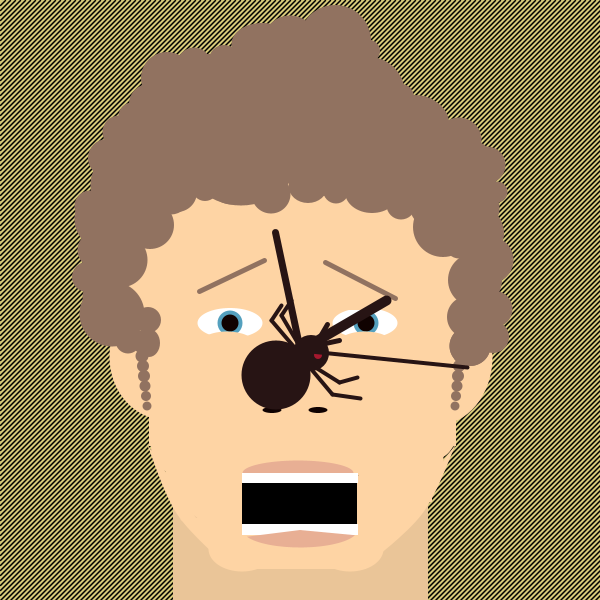
Frame 1 (no input)
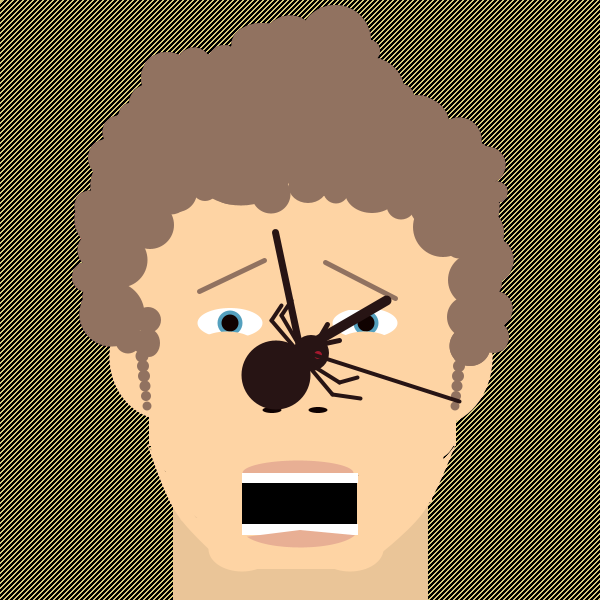
Frame 60 (the mouse pressed at the canvas centre just before this capture)
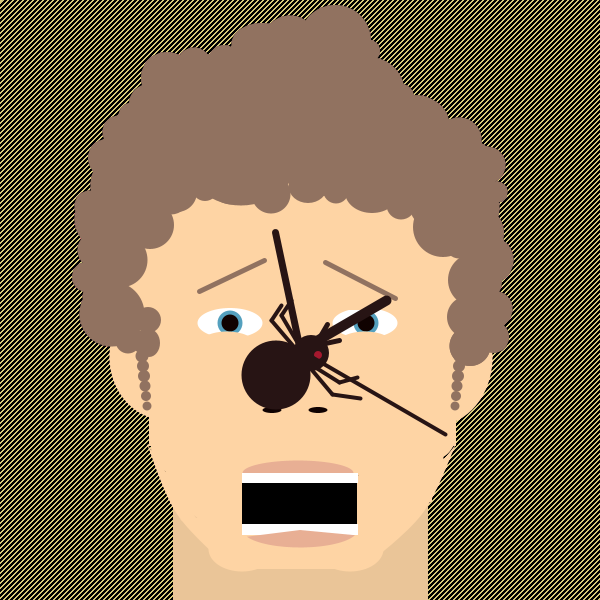
Frame 120 (the mouse held since frame 60 and released just before this capture)

The Processing sketch that drew these frames (run headless with seeded random() and noise(); from frame 60 on, the mouse is pressed at the canvas centre):

// Processing sketch: processing_40666
// ── processing_40666.pde


int hours;
int minutes;
int seconds;

void setup() {
 size(600, 600);
 background (214, 201, 121);
 smooth();
}

void draw() {
  
     // get system variables
 hours = hour();
 minutes = minute();
 seconds = second();
 
 println(hours + " " + minutes + " " + seconds);
    
    // fix for 24 hour clock
  if(hours > 12) {
   hours -= 12; 
   
  }

stroke(.5);
 strokeWeight(1.5);
 line (5, 0, 0, 5);
 line (10, 0, 0, 10);
 line (15, 0, 0, 15);
 line (20, 0, 0, 20);
 line (25, 0, 0, 25);
 line (30, 0, 0, 30);
 line (35, 0, 0, 35);
 line (40, 0, 0, 40);
 line (45, 0, 0, 45);
 line (50, 0, 0, 50);
 line (55, 0, 0, 55);
 line (60, 0, 0, 60);
 line (65, 0, 0, 65);
 line (70, 0, 0, 70);
 line (75, 0, 0, 75);
 line (80, 0, 0, 80);
 line (85, 0, 0, 85);
 line (90, 0, 0, 90);
 line (95, 0, 0, 95);
 line (100, 0, 0, 100);
 line (105, 0, 0, 105);
 line (110, 0, 0, 110);
 line (115, 0, 0, 115);
 line (120, 0, 0, 120);
 line (125, 0, 0, 125);
 line (130, 0, 0, 130);
 line (135, 0, 0, 135);
 line (140, 0, 0, 140);
 line (145, 0, 0, 145);
 line (150, 0, 0, 150);
 line (155, 0, 0, 155);
 line (160, 0, 0, 160);
 line (165, 0, 0, 165);
 line (170, 0, 0, 170);
 line (175, 0, 0, 175);
 line (180, 0, 0, 180);
 line (185, 0, 0, 185);
 line (190, 0, 0, 190);
 line (195, 0, 0, 195);
 line (200, 0, 0, 200);
 line (205, 0, 0, 205);
 line (210, 0, 0, 210);
 line (215, 0, 0, 215);
 line (220, 0, 0, 220);
 line (225, 0, 0, 225);
 line (230, 0, 0, 230);
 line (235, 0, 0, 235);
 line (240, 0, 0, 240);
 line (245, 0, 0, 245);
 line (250, 0, 0, 250);
 line (255, 0, 0, 255);
 line (260, 0, 0, 260);
 line (265, 0, 0, 265);
 line (270, 0, 0, 270);
 line (275, 0, 0, 275);
 line (280, 0, 0, 280);
 line (285, 0, 0, 285);
 line (290, 0, 0, 290);
 line (295, 0, 0, 295);
 line (300, 0, 0, 300);
 line (305, 0, 0, 305);
 line (310, 0, 0, 310);
 line (315, 0, 0, 315);
 line (320, 0, 0, 320);
 line (325, 0, 0, 325);
 line (330, 0, 0, 330);
 line (335, 0, 0, 335);
 line (340, 0, 0, 340);
 line (345, 0, 0, 345);
 line (350, 0, 0, 350);
 line (355, 0, 0, 355);
 line (360, 0, 0, 360);
 line (365, 0, 0, 365);
 line (370, 0, 0, 370);
 line (375, 0, 0, 375);
 line (380, 0, 0, 380);
 line (385, 0, 0, 385);
 line (390, 0, 0, 390);
 line (395, 0, 0, 395);
 line (400, 0, 0, 400);
 line (405, 0, 0, 405);
 line (410, 0, 0, 410);
 line (415, 0, 0, 415);
 line (420, 0, 0, 420);
 line (425, 0, 0, 425);
 line (430, 0, 0, 430);
 line (435, 0, 0, 435);
 line (440, 0, 0, 440);
 line (445, 0, 0, 445);
 line (450, 0, 0, 450);
 line (455, 0, 0, 455);
 line (460, 0, 0, 460);
 line (465, 0, 0, 465);
 line (470, 0, 0, 470);
 line (475, 0, 0, 475);
 line (480, 0, 0, 480);
 line (485, 0, 0, 485);
 line (490, 0, 0, 490);
 line (495, 0, 0, 495);
 line (500, 0, 0, 500);
 line (505, 0, 0, 505);
 line (510, 0, 0, 510);
 line (515, 0, 0, 515);
 line (520, 0, 0, 520);
 line (525, 0, 0, 525);
 line (530, 0, 0, 530);
 line (535, 0, 0, 535);
 line (540, 0, 0, 540);
 line (545, 0, 0, 545);
 line (550, 0, 0, 550);
 line (555, 0, 0, 555);
 line (560, 0, 0, 560);
 line (565, 0, 0, 565);
 line (570, 0, 0, 570);
 line (575, 0, 0, 575);
 line (580, 0, 0, 580);
 line (585, 0, 0, 585);
 line (590, 0, 0, 590);
 line (595, 0, 0, 595);
 line (600, 0, 0, 600);
 line (600, 5, 5, 600);
 line (600, 10, 10, 600);
 line (600, 15, 15, 600);
 line (600, 20, 20, 600);
 line (600, 25, 25, 600);
 line (600, 30, 30, 600);
 line (600, 35, 35, 600);
 line (600, 40, 40, 600);
 line (600, 45, 45, 600);
 line (600, 50, 50, 600);
 line (600, 55, 55, 600);
 line (600, 60, 60, 600);
 line (600, 65, 65, 600);
 line (600, 70, 70, 600);
 line (600, 75, 75, 600);
 line (600, 80, 80, 600);
 line (600, 85, 85, 600);
 line (600, 90, 90, 600);
 line (600, 95, 95, 600);
 line (600, 100, 100, 600);
 line (600, 105, 105, 600);
 line (600, 110, 110, 600);
 line (600, 115, 115, 600);
 line (600, 120, 120, 600);
 line (600, 125, 125, 600);
 line (600, 130, 130, 600);
 line (600, 135, 135, 600);
 line (600, 140, 140, 600);
 line (600, 145, 145, 600);
 line (600, 150, 150, 600);
 line (600, 155, 155, 600);
 line (600, 160, 160, 600);
 line (600, 165, 165, 600);
 line (600, 170, 170, 600);
 line (600, 175, 175, 600);
 line (600, 180, 180, 600);
 line (600, 185, 185, 600);
 line (600, 190, 190, 600);
 line (600, 195, 195, 600);
 line (600, 200, 200, 600);
 line (600, 205, 205, 600);
 line (600, 210, 210, 600);
 line (600, 215, 215, 600);
 line (600, 220, 220, 600);
 line (600, 225, 225, 600);
 line (600, 230, 230, 600);
 line (600, 235, 235, 600);
 line (600, 240, 240, 600);
 line (600, 245, 245, 600);
 line (600, 250, 250, 600);
 line (600, 255, 255, 600);
 line (600, 260, 260, 600);
 line (600, 265, 265, 600);
 line (600, 270, 270, 600);
 line (600, 275, 275, 600);
 line (600, 280, 280, 600);
 line (600, 285, 285, 600);
 line (600, 290, 290, 600);
 line (600, 295, 295, 600);
 line (600, 300, 300, 600);
 line (600, 305, 305, 600);
 line (600, 310, 310, 600);
 line (600, 315, 315, 600);
 line (600, 320, 320, 600);
 line (600, 325, 325, 600);
 line (600, 330, 330, 600);
 line (600, 335, 335, 600);
 line (600, 340, 340, 600);
 line (600, 345, 345, 600);
 line (600, 350, 350, 600);
 line (600, 355, 355, 600);
 line (600, 360, 360, 600);
 line (600, 365, 365, 600);
 line (600, 370, 370, 600);
 line (600, 375, 375, 600);
 line (600, 380, 380, 600);
 line (600, 385, 385, 600);
 line (600, 390, 390, 600);
 line (600, 395, 395, 600);
 line (600, 400, 400, 600);
 line (600, 405, 405, 600);
 line (600, 410, 410, 600);
 line (600, 415, 415, 600);
 line (600, 420, 420, 600);
 line (600, 425, 425, 600);
 line (600, 430, 430, 600);
 line (600, 435, 435, 600);
 line (600, 440, 440, 600);
 line (600, 445, 445, 600);
 line (600, 450, 450, 600);
 line (600, 455, 455, 600);
 line (600, 460, 460, 600);
 line (600, 465, 465, 600);
 line (600, 470, 470, 600);
 line (600, 475, 475, 600);
 line (600, 480, 480, 600);
 line (600, 485, 485, 600);
 line (600, 490, 490, 600);
 line (600, 495, 495, 600);
 line (600, 500, 500, 600);
 line (600, 505, 505, 600);
 line (600, 510, 510, 600);
 line (600, 515, 515, 600);
 line (600, 520, 520, 600);
 line (600, 525, 525, 600);
 line (600, 530, 530, 600);
 line (600, 535, 535, 600);
 line (600, 540, 540, 600);
 line (600, 545, 545, 600);
 line (600, 550, 550, 600);
 line (600, 555, 555, 600);
 line (600, 560, 560, 600);
 line (600, 565, 565, 600);
 line (600, 570, 570, 600);
 line (600, 575, 575, 600);
 line (600, 580, 580, 600);
 line (600, 585, 585, 600);
 line (600, 590, 590, 600);
 line (600, 595, 595, 600);
 
 
 
 
 noStroke();
 fill(234, 197, 152);   //neck color
 rect (173, 451, 255, 155); //neck
 
 
noStroke();
 fill(254, 212, 164);   //face color 
 rect (149, 344, 307, 102); //face shape 1
 rect (127, 180, 344, 169); //face shape 2
 rect (173, 437, 259, 65); //face shape 3
 arc(296, 507, 251, 66, .3, 2.75); //chin shape
 arc(304, 460, 279, 179, PI / 2, 3 * PI / 2); //corner of chin 1
 arc(304, 460, 279, 179, -PI / 2, 3 * PI / 2); //corner of chin 2
 arc(166, 357, 113, 126, PI / 2, 3 * PI / 2); //ear 1
 arc(436, 357, 113, 137, -PI / 2, 3 * PI / 2); //ear 2
 ellipse (177, 448, 52, 52);
 ellipse (242, 549, 67, 45);
 ellipse (350, 549, 67, 45);
 ellipse (218, 527, 37, 35);
 ellipse (433, 438, 43, 43);
 ellipse (378, 527, 43, 44);
 rect (230, 514, 136, 55); //face shape 4
  
  noStroke();
  fill(254, 212, 164);
  beginShape();
  curveVertex(147, 444); // the first control point
  curveVertex(147, 444); // is also the start point of curve
  curveVertex(177, 514);
  curveVertex(230, 569); // the last point of curve
  curveVertex(230, 569); // is also the last control point
  endShape();
  
  noStroke();
  fill(254, 212, 164);
  beginShape();
  curveVertex(456, 444); // the first control point
  curveVertex(456, 444); // is also the start point of curve
  curveVertex(422, 514);
  curveVertex(362, 569); // the last point of curve
  curveVertex(362, 569); // is also the last control point
  endShape();

 
 
 
 
 noStroke();
 fill(255, 255, 255);   //eyeball 1 color white
 ellipse(230, 323, 65, 30);  //eyeball 1
 
 fill(84, 160, 190);   //iris 1 color 
 ellipse(230, 323, 25, 25);  // iris 1
 
 noStroke();
 fill(255, 255, 255);   //eyeball 2 color white
 ellipse(365, 323, 65, 30);  //eyeball 2
 
 fill(84, 160, 190);   //iris 2
 ellipse(366, 323, 25, 25);   //iris 2
 
   fill(16, 2, 1);  //pupil 1 color
 ellipse(230, 323, 17, 17); //pupil 1 shape
 
  fill(16, 2, 1); //pupil 2 color
 ellipse(366, 323, 17, 17);  //pupil 2 shape 
 
  fill(16, 2, 1);  //nostril 1 color
 ellipse(272, 410, 19, 6); //nostril 1
 
  fill(16, 2, 1); //nostril 2 color
 ellipse(318, 410, 19, 6);  //nostril 2 


 
 noStroke();
 fill(145, 114, 96);   //hair color
 ellipse(112, 314, 65, 65);  //hair
 ellipse(120, 260, 55, 55);  //hair
 ellipse(140, 337, 13, 13);  //hair
 ellipse(147, 213, 40, 40);  //hair
 ellipse(106, 219, 63, 63);  //hair
 ellipse(90, 206, 31, 31);  //hair
 ellipse(111, 182, 40, 40);  //hair
 ellipse(167, 175, 64, 64);  //hair
 ellipse(209, 124, 140, 140);  //hair
 ellipse(119, 132, 33, 33);  //hair
 ellipse(107, 158, 38, 38);  //hair
 ellipse(126, 185, 71, 71);  //hair
 ellipse(177, 192, 40, 40);  //hair
 ellipse(150, 225, 48, 48);  //hair
 ellipse(167, 78, 52, 52);  //hair
 ellipse(149, 104, 40, 40);  //hair
 ellipse(99, 247, 31, 31);  //hair
 ellipse(101, 297, 37, 37);  //hair
 ellipse(96, 250, 37, 37);  //hair
 ellipse(87, 277, 30, 30);  //hair
 ellipse(135, 149, 46, 46);  //hair
 ellipse(132, 116, 27, 27);  //hair
 ellipse(171, 196, 37, 37);  //hair
 ellipse(141, 346, 14, 14);  //hair
 ellipse(142, 356, 13, 13);  //hair
 ellipse(143, 366, 12, 12);  //hair
 ellipse(144, 376, 12, 12);  //hair
 ellipse(145, 386, 11, 11);  //hair
 ellipse(146, 396, 10, 10);  //hair
 ellipse(147, 406, 9, 9);  //hair
 ellipse(148, 320, 26, 26);  //hair
 ellipse(149, 343, 22, 28);  //hair
 ellipse(128, 341, 25, 25);  //hair
 ellipse(205, 188, 26, 26);  //hair
 ellipse(232, 185, 45, 39);  //hair
 ellipse(271, 194, 39, 39);  //hair
 ellipse(241, 143, 125, 125);  //hair
 ellipse(328, 130, 132, 132);  //hair
 ellipse(194, 67, 36, 39);  //hair
 ellipse(224, 60, 30, 30);  //hair
 ellipse(254, 64, 63, 49);  //hair
 ellipse(263, 48, 63, 49);  //hair
 ellipse(290, 40, 52, 49);  //hair
 ellipse(335, 41, 72, 72);  //hair
 ellipse(279, 85, 97, 97);  //hair
 ellipse(308, 186, 39, 34);  //hair
 ellipse(336, 190, 26, 27);  //hair
 ellipse(372, 192, 54, 42);  //hair
 ellipse(401, 205, 29, 29);  //hair
 ellipse(431, 207, 42, 40);  //hair
 ellipse(393, 156, 100, 100);  //hair
 ellipse(419, 123, 50, 55);  //hair
 ellipse(369, 94, 72, 74);  //hair
 ellipse(368, 51, 24, 23);  //hair
 ellipse(401, 97, 26, 26);  //hair
 ellipse(412, 123, 74, 56);  //hair
 ellipse(459, 140, 45, 45);  //hair
 ellipse(487, 165, 37, 37);  //hair
 ellipse(465, 171, 65, 65);  //hair
 ellipse(473, 208, 53, 53);  //hair
 ellipse(440, 175, 61, 61);  //hair
 ellipse(443, 204, 45, 45);  //hair
 ellipse(465, 210, 38, 38);  //hair
 ellipse(459, 245, 27, 27);  //hair
 ellipse(262, 44, 61, 42);  //hair
 ellipse(497, 192, 21, 21);  //hair
 ellipse(443, 227, 60, 60);  //hair
 ellipse(490, 260, 47, 47);  //hair
 ellipse(475, 280, 54, 54);  //hair
 ellipse(477, 233, 54, 54);  //hair
 ellipse(468, 317, 42, 42);  //hair
 ellipse(461, 346, 14, 14);  //hair
 ellipse(460, 356, 13, 13);  //hair
 ellipse(459, 366, 12, 12);  //hair
 ellipse(458, 376, 12, 12);  //hair
 ellipse(457, 386, 11, 11);  //hair
 ellipse(456, 396, 10, 10);  //hair
 ellipse(455, 406, 9, 9);  //hair
 ellipse(470, 346, 41, 40);  //hair
 ellipse(470, 346, 41, 40);  //hair
 ellipse(493, 337, 32, 32);  //hair
 ellipse(495, 309, 35, 36);  //hair

 
 
 
 
 stroke(1);
 strokeWeight(1.5);
 line (245, 475, 357, 475); //lip line
 
 stroke(145, 114, 96);
 strokeWeight(5);
 line (199, 291, 264, 260); //eyebrow line 1
 line (325, 262, 395, 298); //eyebrow line 2
 
 noStroke();
 fill(254, 212, 164); //bottom eyelid 1 color
 arc(227, 344, 55, 25, -PI, 0); //eyelid 1 shape
 
 fill(254, 212, 164); // bottom eyelid 2 color
 arc(365, 344, 55, 25, -PI, 0); //eyelid 1 shape
 rect (197, 303, 78, 5); //top eyelid 1
 rect (331, 305, 78, 5); //top eyelid 2
 
 fill(0); // black color 
 rect (242, 473, 115, 61); //black mouth
 
 noStroke();
 fill(255); // white color 
 rect (242, 473, 116, 10); //white teeth top
 rect (242, 524, 116, 11); //white teeth bottom
 
 fill(232, 175, 148); //top lip color
 arc(298, 473, 111, 25, -PI, 0); //top lip shape
 
 arc(300, 530, 115, 35, .3, 2.75); //bottom lip shape
 
 //spiderparts

fill(39, 20, 20); //dark brown
ellipse(276, 375, 69, 69);  //big spider body
ellipse(311, 353, 36, 36);  //spider head

fill(165, 24, 46); //red
ellipse(309, 346, 8, 8);  //spider eye 1
ellipse(318, 355, 8, 8);  //spide eye 2

stroke (39, 20, 20); //dark brown
line (320, 336, 327, 324);  //spider fang 1
line (325, 343, 339, 340);  //spider fang 2

strokeWeight(4);
stroke (39, 20, 20); //dark brown
line (297, 342, 281, 315);  //leg 1 segment 1
line (281, 315, 291, 300);  //leg 1 segment 2
line (294, 347, 271, 320);  //leg 2 segment 1
line (271, 320, 281, 305);  //leg 2 segment 2
line (315, 367, 339, 382);  //leg 3 segment 1
line (339, 382, 357, 377);  //leg 3 segment 2
line (311, 369, 332, 394);  //leg 4 segment 1
line (332, 394, 360, 398);  //leg 4 segment 2

 
 
 
    // center sketch
  translate(300,350);
  rotate(radians(90));
  noFill();
  
    // hour hand
  strokeWeight(10);
  stroke(39, 20, 20);
  pushMatrix();
  rotate(radians(30 * hours));  // 30 * 12 = 360 degrees
  line(0,0, -100,0);
  popMatrix();
  
    // minute hand
  strokeWeight(7);
  stroke(39, 20, 20);
  pushMatrix();
  rotate(radians(6 * minutes));
  line(0,0, -120,0);
  popMatrix();
  
    // second hand
  strokeWeight(4);
  stroke(39, 20, 20);
  pushMatrix();
  rotate(radians(6 * seconds));
  line(0,0, -168,0);
  popMatrix();
  

 
}


 
